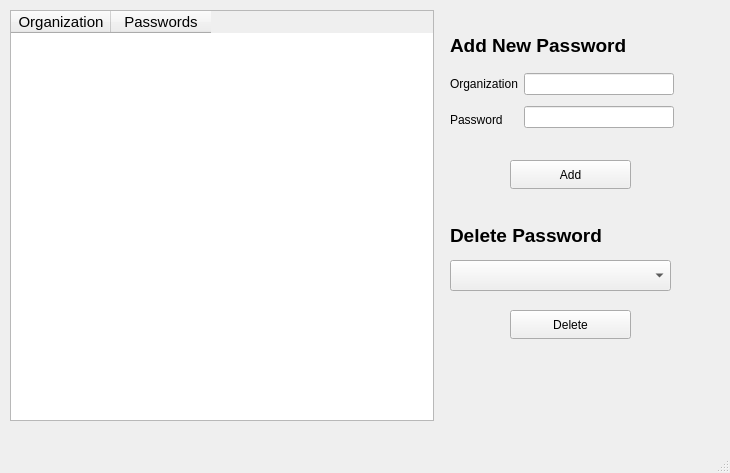
<?xml version="1.0" encoding="UTF-8"?>
<ui version="4.0">
 <class>DatabaseWindow</class>
 <widget class="QMainWindow" name="DatabaseWindow">
  <property name="geometry">
   <rect>
    <x>0</x>
    <y>0</y>
    <width>730</width>
    <height>473</height>
   </rect>
  </property>
  <property name="windowTitle">
   <string>MainWindow</string>
  </property>
  <widget class="QWidget" name="centralwidget">
   <widget class="QTableWidget" name="tableWidget">
    <property name="geometry">
     <rect>
      <x>10</x>
      <y>10</y>
      <width>424</width>
      <height>411</height>
     </rect>
    </property>
    <column>
     <property name="text">
      <string>Organization</string>
     </property>
     <property name="font">
      <font>
       <pointsize>11</pointsize>
      </font>
     </property>
    </column>
    <column>
     <property name="text">
      <string>Passwords</string>
     </property>
     <property name="font">
      <font>
       <pointsize>11</pointsize>
      </font>
     </property>
    </column>
   </widget>
   <widget class="QLabel" name="label">
    <property name="geometry">
     <rect>
      <x>450</x>
      <y>20</y>
      <width>211</width>
      <height>51</height>
     </rect>
    </property>
    <property name="font">
     <font>
      <pointsize>14</pointsize>
      <bold>true</bold>
     </font>
    </property>
    <property name="text">
     <string>Add New Password</string>
    </property>
   </widget>
   <widget class="QPushButton" name="pushButton_add">
    <property name="geometry">
     <rect>
      <x>510</x>
      <y>160</y>
      <width>121</width>
      <height>29</height>
     </rect>
    </property>
    <property name="text">
     <string>Add</string>
    </property>
   </widget>
   <widget class="QLabel" name="label_4">
    <property name="geometry">
     <rect>
      <x>450</x>
      <y>210</y>
      <width>211</width>
      <height>51</height>
     </rect>
    </property>
    <property name="font">
     <font>
      <pointsize>14</pointsize>
      <bold>true</bold>
     </font>
    </property>
    <property name="text">
     <string>Delete Password</string>
    </property>
   </widget>
   <widget class="QComboBox" name="comboBox">
    <property name="geometry">
     <rect>
      <x>450</x>
      <y>260</y>
      <width>221</width>
      <height>31</height>
     </rect>
    </property>
   </widget>
   <widget class="QPushButton" name="pushButto_delete">
    <property name="geometry">
     <rect>
      <x>510</x>
      <y>310</y>
      <width>121</width>
      <height>29</height>
     </rect>
    </property>
    <property name="text">
     <string>Delete</string>
    </property>
   </widget>
   <widget class="QWidget" name="">
    <property name="geometry">
     <rect>
      <x>450</x>
      <y>68</y>
      <width>224</width>
      <height>67</height>
     </rect>
    </property>
    <layout class="QHBoxLayout" name="horizontalLayout">
     <item>
      <layout class="QVBoxLayout" name="verticalLayout">
       <item>
        <widget class="QLabel" name="label_2">
         <property name="text">
          <string>Organization</string>
         </property>
        </widget>
       </item>
       <item>
        <widget class="QLabel" name="label_3">
         <property name="text">
          <string>Password</string>
         </property>
        </widget>
       </item>
      </layout>
     </item>
     <item>
      <layout class="QVBoxLayout" name="verticalLayout_2">
       <item>
        <widget class="QLineEdit" name="lineEdit_org_add"/>
       </item>
       <item>
        <widget class="QLineEdit" name="lineEdit_pass_add"/>
       </item>
      </layout>
     </item>
    </layout>
   </widget>
  </widget>
  <widget class="QMenuBar" name="menubar">
   <property name="geometry">
    <rect>
     <x>0</x>
     <y>0</y>
     <width>730</width>
     <height>25</height>
    </rect>
   </property>
  </widget>
  <widget class="QStatusBar" name="statusbar"/>
 </widget>
 <resources/>
 <connections/>
</ui>
